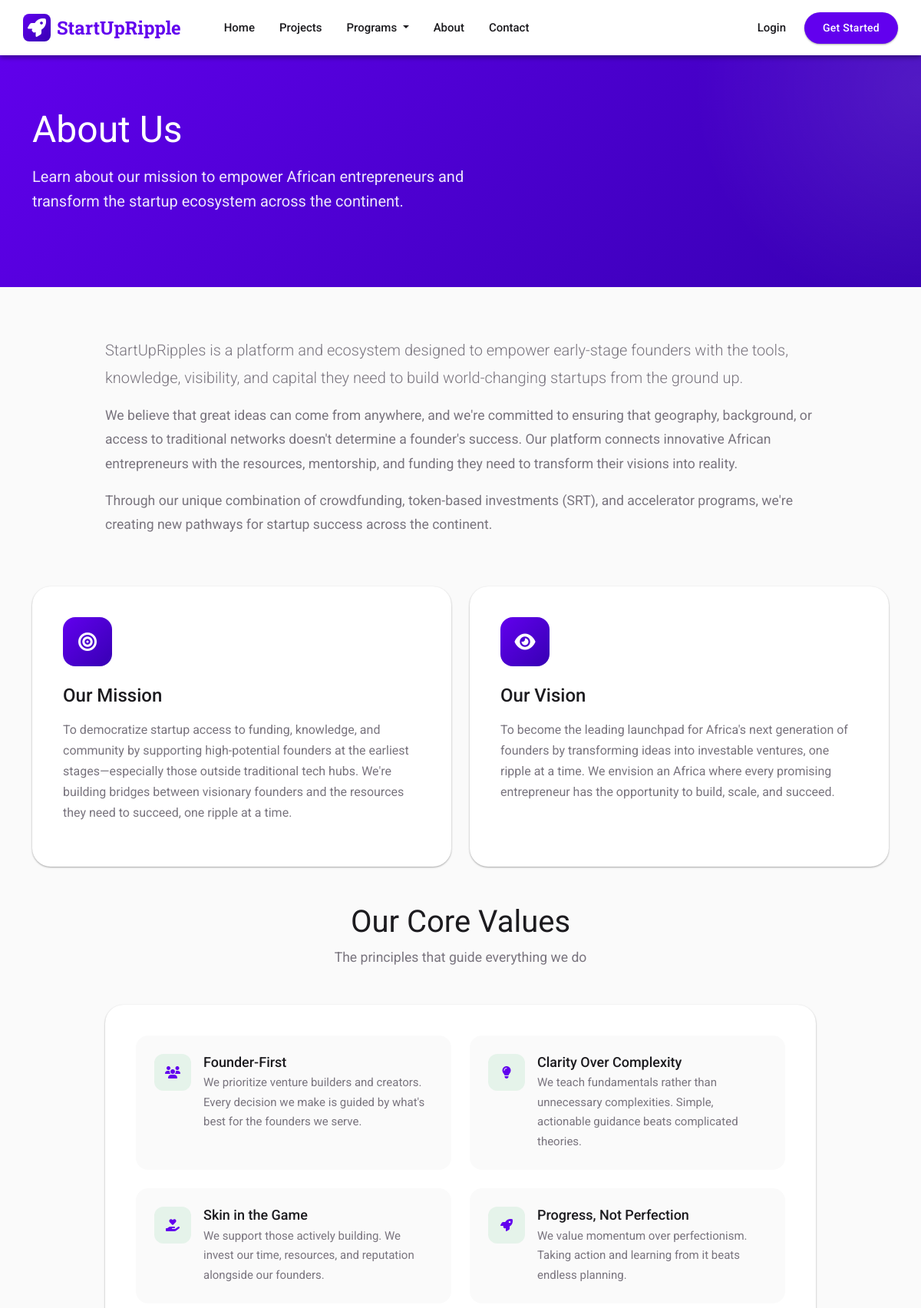
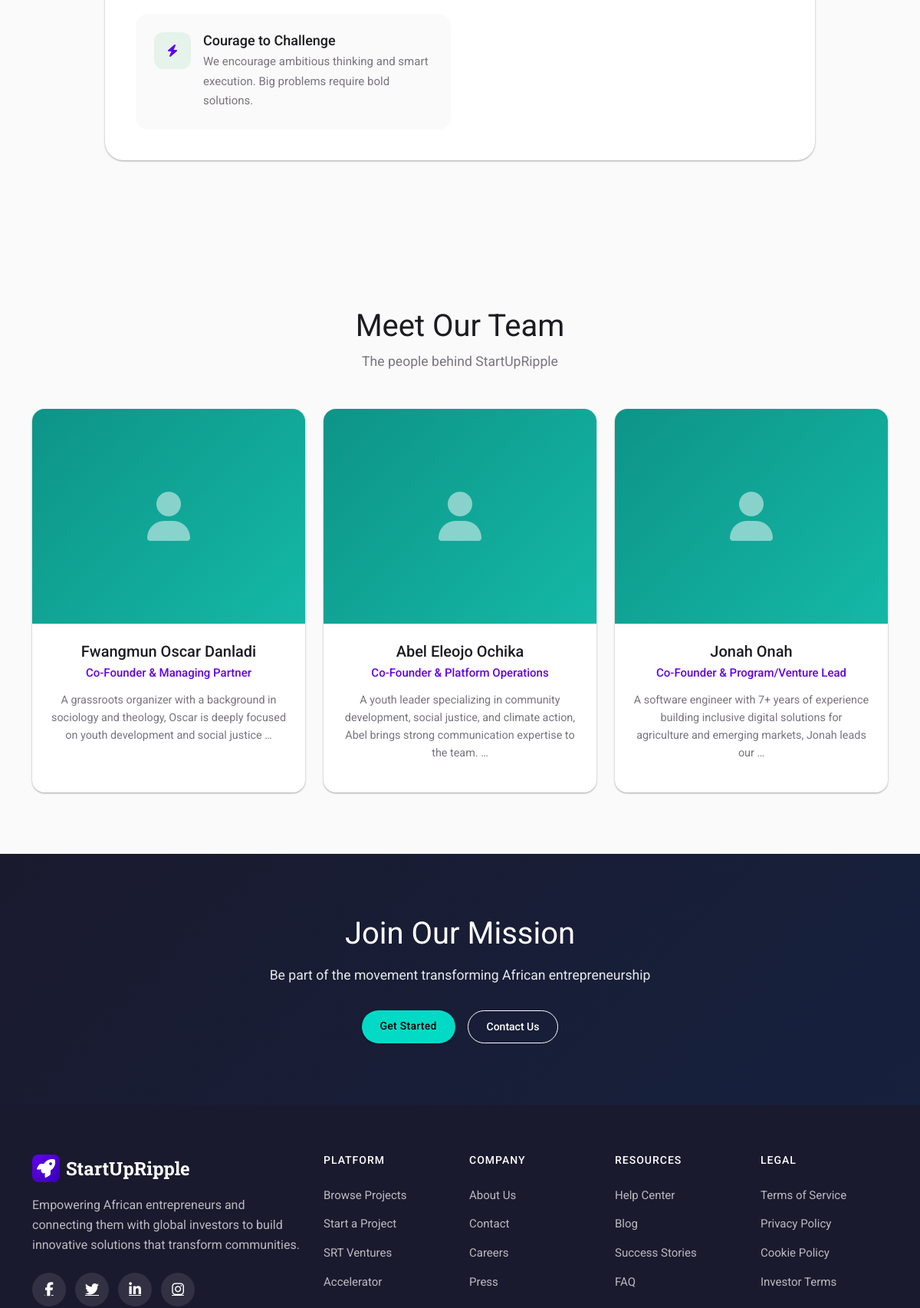
/cms/about/ (upper part), run on the app's committed database (2 pictures, top to bottom).
### apps/cms/models.py (models this page shows, shortened)
class AboutPage(models.Model):
    title = models.CharField(max_length=200)
    content = RichTextField()
    mission = models.TextField()
    vision = models.TextField()
    core_values = RichTextField()
    about_image = models.ImageField(upload_to='about/', blank=True)
    about_video = models.FileField(upload_to='about/videos/', blank=True)
    about_video_thumbnail = models.ImageField(upload_to='about/thumbnails/', blank=True)
    about_video_description = models.TextField(blank=True)
    about_video_url = models.URLField(blank=True)
    about_video_embed_code = models.TextField(blank=True, help_text="Embed code for the video, e.g., from YouTube")
    team_members = models.ManyToManyField(TeamMember, blank=True)
    last_updated = models.DateTimeField(auto_now=True)
    class Meta:
        verbose_name_plural = "About Page Content"

class TeamMember(models.Model):
    name = models.CharField(max_length=100)
    position = models.CharField(max_length=100)
    bio = RichTextField()
    image = models.ImageField(upload_to='team/', blank=True)
    linkedin_url = models.URLField(blank=True)
    email = models.EmailField(blank=True, help_text="Contact email for the team member")
    is_active = models.BooleanField(default=True, help_text="Indicate if the team member is currently active")
    is_visible = models.BooleanField(default=True, help_text="Indicate if the team member should be visible on the site")
    created_at = models.DateTimeField(auto_now_add=True)
    updated_at = models.DateTimeField(auto_now=True)
    order = models.PositiveIntegerField(default=0)
    class Meta:
        ordering = ['order']

### apps/cms/views.py (the view)
# urls.py: path('about/', views.about_page, name='about_page'),
def about_page(request):
    try:
        about = AboutPage.objects.first()
    except AboutPage.DoesNotExist:
        about = None
    team_members = TeamMember.objects.filter(is_active=True, is_visible=True).order_by('order')
    testimonials = Testimonial.objects.filter(is_active=True)[:6]
    context = {
        'about': about,
        'team_members': team_members,
        'testimonials': testimonials,
    }
    return render(request, 'cms/about_page.html', context)

### apps/cms/context_processors.py (called while the page is built)
def social_links(request):
    return {
        'social_links': SocialMediaLink.objects.all().order_by('order')
    }

def site_settings(request):
    try:
        settings = SiteSettings.load()
    except Exception:
        settings = None
    return {
        'site_settings': settings
    }

### apps/cms/models.py (called while the page is built)
    @classmethod
    def load(cls):
        obj, created = cls.objects.get_or_create(pk=1)
        return obj

### apps/cms/templates/cms/about_page.html (shortened to what this page needs)
{% extends "base.html" %}
{% load static %}
{% block content %}
{% if about %}
<section class="about-hero">
    <div class="container position-relative" style="z-index: 2;">
        <h1>{{ about.title }}</h1>
        <p>Learn about our mission to empower African entrepreneurs and transform the startup ecosystem across the continent.</p>
    </div>
</section>
<section class="about-content">
    <div class="container">
        {% if about.content %}
        <div class="about-section">
            <div class="row justify-content-center">
                <div class="col-lg-10">
                    <div class="lead-content" style="font-size: 1.1rem; line-height: 1.8; color: var(--md-outline);">
                        {{ about.content|safe }}
                    </div>
                </div>
            </div>
        </div>
        {% endif %}
        <div class="row g-4 mb-5">
            {% if about.mission %}
            <div class="col-md-6">
                <div class="about-card">
                    <div class="about-card-icon">
                        <i class="fas fa-bullseye"></i>
                    </div>
                    <h3>Our Mission</h3>
                    <p>{{ about.mission|safe }}</p>
                </div>
            </div>
            {% endif %}
            {% if about.vision %}
            <div class="col-md-6">
                <div class="about-card">
                    <div class="about-card-icon">
                        <i class="fas fa-eye"></i>
                    </div>
                    <h3>Our Vision</h3>
                    <p>{{ about.vision|safe }}</p>
                </div>
            </div>
            {% endif %}
        </div>
        {% if about.core_values %}
        <div class="about-section">
            <div class="section-header">
                <h2>Our Core Values</h2>
                <p>The principles that guide everything we do</p>
            </div>
            <div class="row justify-content-center">
                <div class="col-lg-10">
                    <div class="about-card">
                        {{ about.core_values|safe }}
                    </div>
                </div>
            </div>
        </div>
        {% endif %}
    </div>
</section>
{% if team_members %}
<section class="team-section">
    <div class="container">
        <div class="section-header">
            <h2>Meet Our Team</h2>
            <p>The people behind StartUpRipple</p>
        </div>
        <div class="row g-4">
            {% for member in team_members %}
            {% if member.is_active and member.is_visible %}
            <div class="col-md-6 col-lg-4">
                <div class="team-card">
                    <div class="team-card-image">
                        {% if member.image %}
                        <img src="{{ member.image.url }}" alt="{{ member.name }}">
                        {% else %}
                        <i class="fas fa-user"></i>
                        {% endif %}
                    </div>
                    <div class="team-card-body">
                        <h4 class="team-card-name">{{ member.name }}</h4>
                        <p class="team-card-position">{{ member.position }}</p>
                        {% if member.bio %}
                        <p class="team-card-bio">{{ member.bio|striptags|truncatewords:20 }}</p>
                        {% endif %}
                    </div>
                </div>
            </div>
            {% endif %}
            {% endfor %}
        </div>
    </div>
</section>
{% endif %}
<section class="about-cta">
    <div class="container">
        <h2>Join Our Mission</h2>
        <p>Be part of the movement transforming African entrepreneurship</p>
        <div class="d-flex gap-3 justify-content-center flex-wrap">
            <a href="{% url 'accounts:signup' %}" class="btn btn-md-filled btn-lg" style="background: var(--md-secondary); color: #000;">
                Get Started
            </a>
            <a href="{% url 'cms:contact_page' %}" class="btn btn-md-outlined btn-lg" style="border-color: #fff; color: #fff;">
                Contact Us
            </a>
        </div>
    </div>
</section>
{% endif %}
{% endblock %}

### static/css/partner-dashboard.css (style rules this page uses)
:root { --teal-primary: #0d9488; --teal-dark: #0f766e; --teal-light: #14b8a6; --teal-100: #ccfbf1; --teal-50: #f0fdfa; }
html, body { overflow-x: hidden; max-width: 100vw; }

### templates/base.html (style rules this page uses)
:root { --md-primary: #6200EE; --md-primary-dark: #3700B3; --md-secondary: #03DAC6; --md-surface: #FFFFFF; --md-background: #FAFAFA; --md-error: #B00020; --md-on-primary: #FFFFFF; --md-on-surface: #1C1B1F; --md-outline: #79747E; --md-elevation-1: 0 1px 3px rgba(0,0,0,0.12), 0 1px 2px rgba(0,0,0,0.24); --md-elevation-2: 0 3px 6px rgba(0,0,0,0.16), 0 3px 6px rgba(0,0,0,0.23); --md-elevation-3: 0 10px 20px rgba(0,0,0,0.19), 0 6px 6px rgba(0,0,0,0.23); --md-transition: cubic-bezier(0.4, 0, 0.2, 1); }
* { -webkit-font-smoothing: antialiased; -moz-osx-font-smoothing: grayscale; }
body { font-family: 'Roboto', system-ui, -apple-system, sans-serif; color: var(--md-on-surface); background: var(--md-background); line-height: 1.6; }
.btn-md-filled { background: var(--md-primary); color: var(--md-on-primary); border: none; padding: 10px 24px; border-radius: 100px; font-weight: 500; font-size: 0.875rem; letter-spacing: 0.25px; box-shadow: var(--md-elevation-1); transition: all 0.2s var(--md-transition); }
.btn-md-outlined { background: transparent; color: var(--md-primary); border: 1px solid var(--md-primary); padding: 10px 24px; border-radius: 100px; font-weight: 500; font-size: 0.875rem; transition: all 0.2s var(--md-transition); }

### data on the page
AboutPage: title "About Us", content "StartUpRipples is a platform and ecosystem designed to empower early-stage founders with the tools, knowledge, visibility, and capital they need to build world-changing startups from the ground up. We believe that great ideas can come from anywhere, and we're committed to ensuring that geography, background, or access to traditional networks doesn't determine a founder's success. Our platform connects innovative African entrepreneurs with the resources, mentorship, and funding they need to transform their visions into reality. Through our unique combination of crowdfunding, token-based investments (SRT), and accelerator programs, we're creating new pathways for startup success across the…", mission "To democratize startup access to funding, knowledge, and community by supporting high-potential founders at the earliest stages—especially those outside traditional tech hubs. We're building bridges between visionary founders and the resources they need to succeed, one ripple at a time.", vision "To become the leading launchpad for Africa's next generation of founders by transforming ideas into investable ventures, one ripple at a time. We envision an Africa where every promising entrepreneur has the opportunity to build, scale, and succeed.", core_values "Founder-First We prioritize venture builders and creators. Every decision we make is guided by what's best for the founders we serve. Clarity Over Complexity We teach fundamentals rather than unnecessary complexities. Simple, actionable guidance beats complicated theories. Skin in the Game We support those actively building. We invest our time, resources, and reputation alongside our founders. Progress, Not Perfection We value momentum over perfectionism. Taking action and learning from it beats endless planning. Courage to Challenge We encourage ambitious thinking and smart execution. Big problems require bold solutions."
TeamMember: name "Fwangmun Oscar Danladi", position "Co-Founder & Managing Partner", bio "A grassroots organizer with a background in sociology and theology, Oscar is deeply focused on youth development and social justice …"
TeamMember: name "Abel Eleojo Ochika", position "Co-Founder & Platform Operations", bio "A youth leader specializing in community development, social justice, and climate action, Abel brings strong communication expertise to the team. …"
TeamMember: name "Jonah Onah", position "Co-Founder & Program/Venture Lead", bio "A software engineer with 7+ years of experience building inclusive digital solutions for agriculture and emerging markets, Jonah leads our …"
